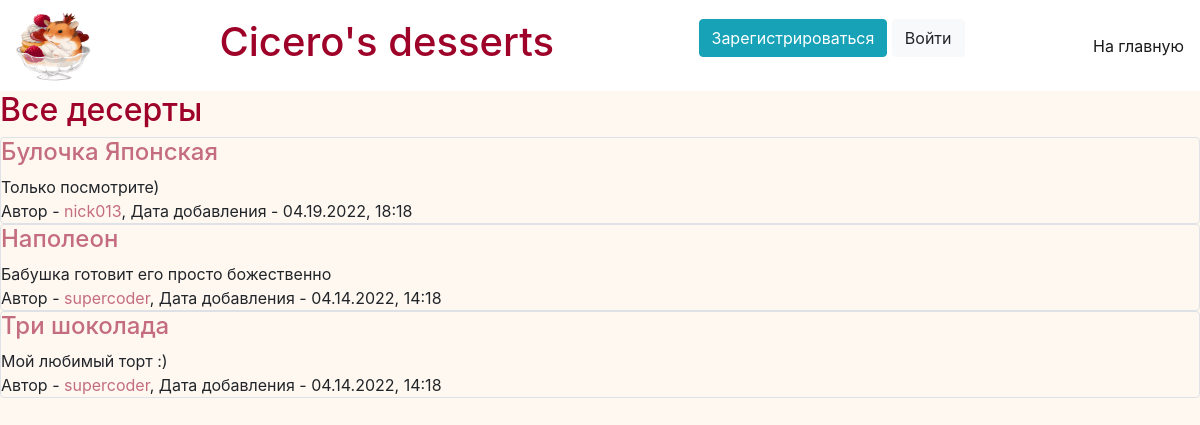
Before: / with the older database file.
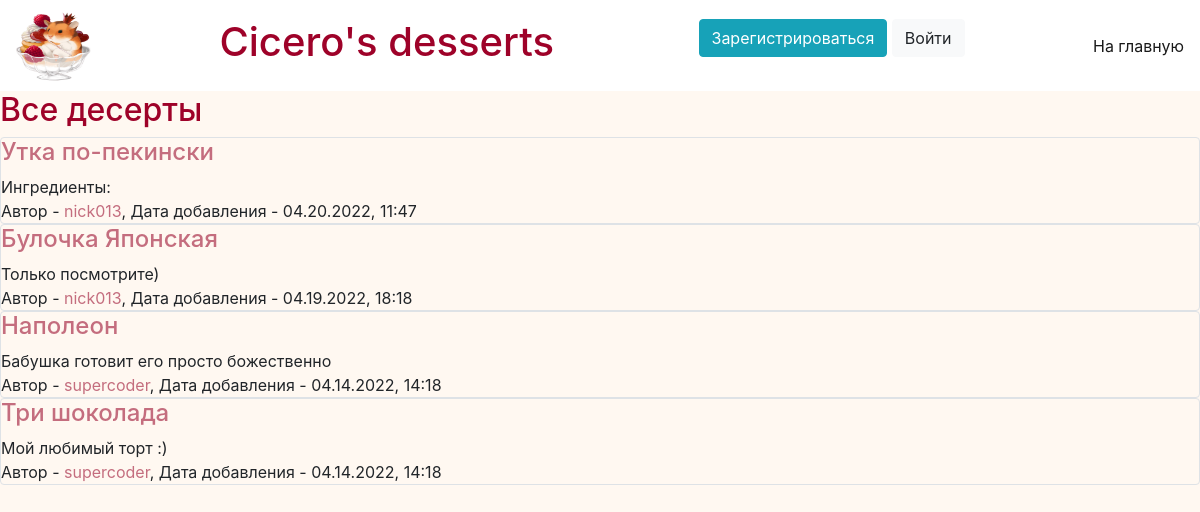
After: the same page with the newer database file.
### data/desserts.py (models this page shows)
class Dessert(SqlAlchemyBase):
    __tablename__ = 'desserts'
    id = sqlalchemy.Column(sqlalchemy.Integer, primary_key=True, autoincrement=True)
    title = sqlalchemy.Column(sqlalchemy.String, nullable=False)
    content = sqlalchemy.Column(sqlalchemy.String, nullable=False)
    country = sqlalchemy.Column(sqlalchemy.String, nullable=False)
    created_date = sqlalchemy.Column(sqlalchemy.String, default=datetime.datetime.now().strftime('%m.%d.%Y, %H:%M'))
    user_id = sqlalchemy.Column(sqlalchemy.Integer, sqlalchemy.ForeignKey("users.id"))
    user = orm.relation('User')

### data/users.py (models this page shows, shortened)
class User(SqlAlchemyBase, UserMixin):
    __tablename__ = 'users'
    id = sqlalchemy.Column(sqlalchemy.Integer, primary_key=True, autoincrement=True)
    email = sqlalchemy.Column(sqlalchemy.String, nullable=False, unique=True)
    name = sqlalchemy.Column(sqlalchemy.String, nullable=False, unique=True)
    hashed_password = sqlalchemy.Column(sqlalchemy.String, nullable=False)
    about = sqlalchemy.Column(sqlalchemy.String, nullable=False)
    desserts = orm.relation("Dessert", back_populates='user')

### main.py (the view)
@app.route("/")
def default_page():
    db_sess = db_session.create_session()
    desserts = db_sess.query(Dessert)[::-1]
    return render_template("index.html", title="Cicero's desserts", current_user=current_user, desserts=desserts)

### data/db_session.py (called while the page is built)
def create_session() -> Session:
    global __factory
    return __factory()

### templates/index.html (shortened to what this page needs)
{% extends "base.html" %}
{% block content %}
<h2>Все десерты</h2>
    {% for item in desserts %}
        <div class="col-md6 border rounded">
            <a href="/desserts/{{item.id}}"><h4>{{ item.title }}</h4></a>
            <div>
                {{ item.content.split('\r\n')[0] }}
            </div>
            <div>
                Автор - <a href="/profile/{{item.user.id}}">{{ item.user.name }}</a>, Дата добавления - {{ item.created_date }}
            </div>
        </div>
    {% endfor %}
{% endblock %}

Changed rows visible on the page:
added Dessert: title "Утка по-пекински", content "Ингредиенты:", user.name "nick013", created_date "04.20.2022, 11:47"
